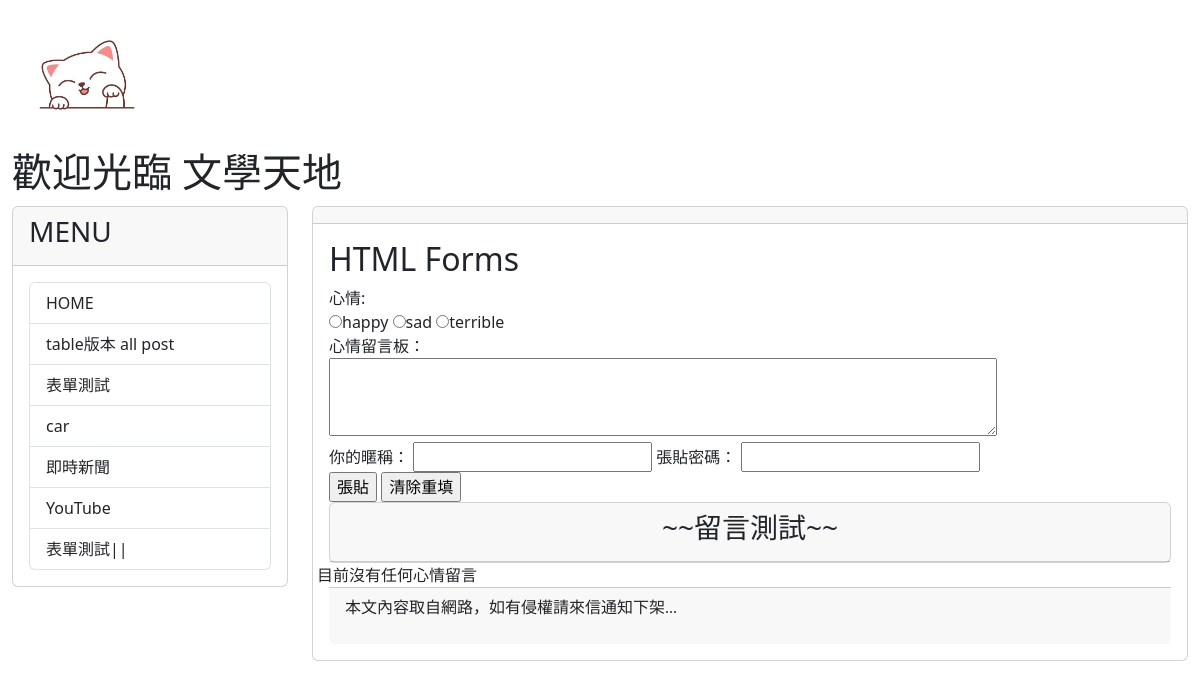
The page /test/new on the database as committed earlier.
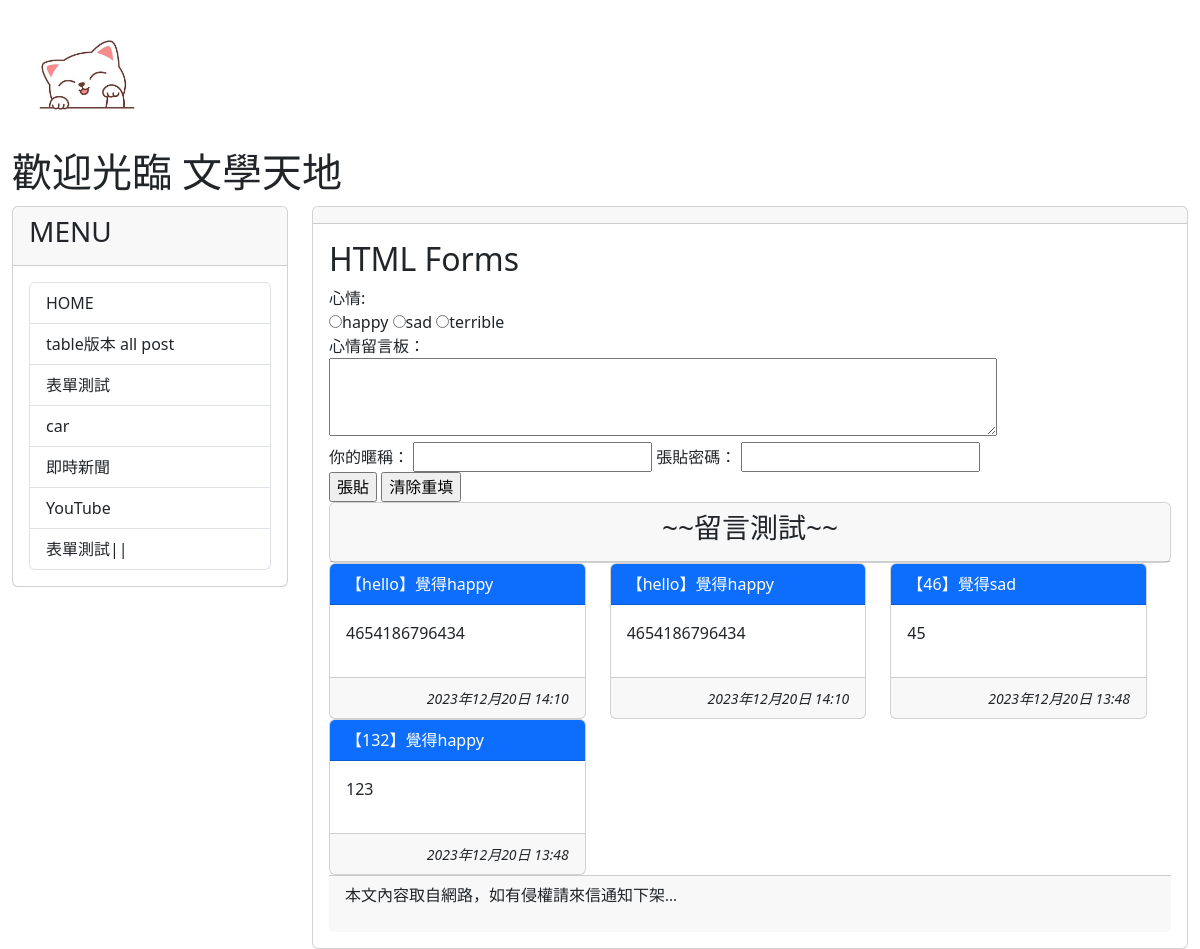
The same page on the database as committed later.
### mytest/models.py (models this page shows, shortened)
class Mood(models.Model):
    status = models.CharField(max_length=10,null=False)
    def __str__(self):
        return self.status

class Post(models.Model):
    moods = models.ForeignKey('Mood', on_delete=models.CASCADE)
    nickname = models.CharField(max_length=10, default='不願意透漏身份的人')
    message = models.TextField(null=False)
    del_pass = models.CharField(max_length=10)
    pub_time = models.DateTimeField(auto_now=True)
    enabled = models.BooleanField(default=True)

### mytest/views.py (the view, shortened to what this page needs)
# urls.py: path('test/new',testv.index,name='test-name'),
def index(request):
    posts = Post.objects.filter(enabled=True).order_by('-pub_time')[:30]#[:30]取前三十個,日期排序
    moods = Mood.objects.all()#把東西從資料庫抓出來
    if request.method == 'GET':
        return render(request,'myform.html',locals())
    else:
            message = 'post/get 出現錯誤'
            return render(request,'myform.html',locals())

### mytest/templates/myform.html (shortened to what this page needs)
{% extends 'base2.html' %}
{% block content %}
<h2>HTML Forms</h2>
<form action="" method="post">
    <label for="title">心情:</label><br>
    {% for m in moods %}
    <input type='radio' name='mood' value='{{ m.status }}'>{{ m.status }}</input>
    {% endfor %}
    <br>
    心情留言板：<br/>
    <textarea name='user_post' rows=3 cols=70></textarea><br/>
    <label for='user_id'>你的暱稱：</label>
    <input id='user_id' type='text' name='user_id'>
    <label for='user_pass'>張貼密碼：</label>
    <input id='user_pass' type='password' name='user_pass'><br/>
    <input type='submit' value='張貼'>
    <input type='reset' value='清除重填'>
</form>
<div class='row'>
    <div class='col-md-12'>
        <div class='card'>
            <div class='card-header' align=center>
            <h3>~~留言測試~~</h3>
        </div>
    </div>
</div>
<div class="row">
    {% for p in posts %}
     <div class="col-sm-12 col-md-4">
        <div class='card'>
            <div class='card-header text-white bg-primary'>【{{ p.nickname }}】覺得{{ p.moods }}</div>
            <div class='card-body'>{{ p.message | linebreaks }}</div>
            <div class='card-footer' align='right'>
                <i><small>{{ p.pub_time }}</small></i>
            </div>
        </div>
    </div>
    {% empty %}
        目前沒有任何心情留言
    {% endfor %}
</div>
{% endblock content %}

### templates/base2.html (shortened to what this page needs)
<!DOCTYPE html>
<html>
    <head>
        <link href="https://cdn.jsdelivr.net/npm/bootstrap@5.3.2/dist/css/bootstrap.min.css" rel="stylesheet">
        <link rel="stylesheet" href="https://cdn.jsdelivr.net/npm/bootstrap-icons@1.11.2/font/bootstrap-icons.min.css">
    </head>
    <body>
        <div class="container-fluid">
            {% include 'header.html' %}
            <div class="row">
                <div class="col-sm-3 col-md-3">
                    <div class="card">
                        <div class="card-header">
                             <h3>MENU</h3>
                        </div>
                        <div class="card-body">
                            <div class="list-group">
                                <a href="/" class='list-group-item'>HOME</a>
                                <a href="{% url 'show-all-post' %}" class='list-group-item'>table版本 all post</a>
                                <a href="{% url 'post-new' %}" class='list-group-item'>表單測試</a>
                                <a href="{% url 'carlist' %}" class='list-group-item'>car</a>
                                <a href='https://google.com/news'class='list-group-item'>即時新聞</a>
                                <a href='https://www.youtube.com' class="list-group-item">YouTube</a>
                                <a  href="{% url 'test-name' %}" class='list-group-item'>表單測試||</a>
                            </div>
                        </div>
                    </div>
                </div>
                <div class="col-sm-9 col-md-9">
                    <div class="card">
                        <div class="card-header">
                        </div>
                        <div class="card-body">
                            {% block content %} {% endblock %}
                        </div>
                        <div class="card-footer">
                            {% include 'footer.html' %}
                        </div>
                    </div>
                </div>
            </div>
        </div>
    </body>
</html>

### templates/header.html
{% load static %}
<div class='well'>
    <img src="{% static "images/cat.jpg" %}" height='150px';>
</div>
<h1 style="font-family:微軟正黑體;">歡迎光臨 文學天地</h1>

### templates/footer.html
{% block footer %}
    {% if now %}
    <p style='font-family:微軟正黑體;'>現在時刻：{{ now }}</p>
    {% else %}
    <p style='font-family:微軟正黑體;'>本文內容取自網路，如有侵權請來信通知下架...</p>
    {% endif %}
{% endblock %}

Rows that differ between the two databases and show on the page:
added Post: nickname "hello", moods "happy", message "4654186796434", pub_time "2023年12月20日 14:10"
added Post: nickname "hello", moods "happy", message "4654186796434", pub_time "2023年12月20日 14:10"
added Post: nickname "46", moods "sad", message "45", pub_time "2023年12月20日 13:48"
added Post: nickname "132", moods "happy", message "123", pub_time "2023年12月20日 13:48"
Other text that changed with them:
text no longer shown: "目前沒有任何心情留言"
